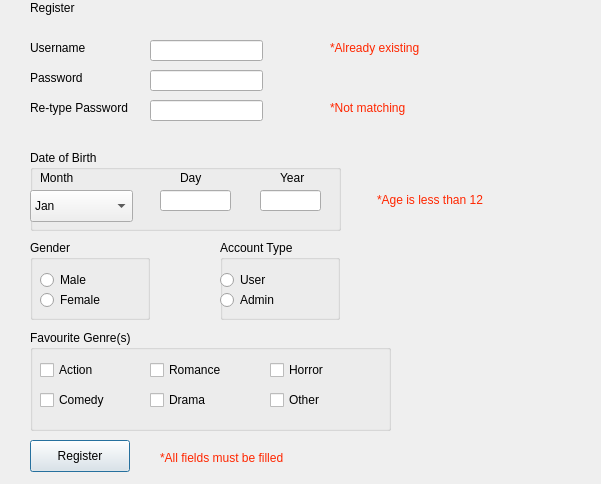
<?xml version="1.0" encoding="UTF-8"?>
<ui version="4.0">
 <class>Registerwindow</class>
 <widget class="QDialog" name="Registerwindow">
  <property name="geometry">
   <rect>
    <x>0</x>
    <y>0</y>
    <width>601</width>
    <height>484</height>
   </rect>
  </property>
  <property name="windowTitle">
   <string>Dialog</string>
  </property>
  <widget class="QLabel" name="label">
   <property name="geometry">
    <rect>
     <x>30</x>
     <y>40</y>
     <width>71</width>
     <height>16</height>
    </rect>
   </property>
   <property name="text">
    <string>Username</string>
   </property>
  </widget>
  <widget class="QLabel" name="label_2">
   <property name="geometry">
    <rect>
     <x>30</x>
     <y>70</y>
     <width>61</width>
     <height>16</height>
    </rect>
   </property>
   <property name="text">
    <string>Password</string>
   </property>
  </widget>
  <widget class="QLabel" name="label_3">
   <property name="geometry">
    <rect>
     <x>30</x>
     <y>100</y>
     <width>111</width>
     <height>16</height>
    </rect>
   </property>
   <property name="text">
    <string>Re-type Password</string>
   </property>
  </widget>
  <widget class="QLineEdit" name="username">
   <property name="geometry">
    <rect>
     <x>150</x>
     <y>40</y>
     <width>113</width>
     <height>21</height>
    </rect>
   </property>
  </widget>
  <widget class="QLineEdit" name="password">
   <property name="geometry">
    <rect>
     <x>150</x>
     <y>70</y>
     <width>113</width>
     <height>21</height>
    </rect>
   </property>
   <property name="echoMode">
    <enum>QLineEdit::Password</enum>
   </property>
  </widget>
  <widget class="QLineEdit" name="password2">
   <property name="geometry">
    <rect>
     <x>150</x>
     <y>100</y>
     <width>113</width>
     <height>21</height>
    </rect>
   </property>
   <property name="echoMode">
    <enum>QLineEdit::Password</enum>
   </property>
  </widget>
  <widget class="QLabel" name="usernameerror">
   <property name="geometry">
    <rect>
     <x>330</x>
     <y>40</y>
     <width>121</width>
     <height>16</height>
    </rect>
   </property>
   <property name="text">
    <string>&lt;html&gt;&lt;head/&gt;&lt;body&gt;&lt;p&gt;&lt;span style=&quot; color:#ff2600;&quot;&gt;*Already existing&lt;/span&gt;&lt;/p&gt;&lt;/body&gt;&lt;/html&gt;</string>
   </property>
  </widget>
  <widget class="QLabel" name="passworderror">
   <property name="geometry">
    <rect>
     <x>330</x>
     <y>100</y>
     <width>101</width>
     <height>16</height>
    </rect>
   </property>
   <property name="text">
    <string>&lt;html&gt;&lt;head/&gt;&lt;body&gt;&lt;p&gt;&lt;span style=&quot; color:#ff2600;&quot;&gt;*Not matching&lt;/span&gt;&lt;/p&gt;&lt;/body&gt;&lt;/html&gt;</string>
   </property>
  </widget>
  <widget class="QGroupBox" name="dob">
   <property name="geometry">
    <rect>
     <x>30</x>
     <y>150</y>
     <width>311</width>
     <height>81</height>
    </rect>
   </property>
   <property name="title">
    <string>Date of Birth</string>
   </property>
   <widget class="QLabel" name="label_5">
    <property name="geometry">
     <rect>
      <x>150</x>
      <y>20</y>
      <width>58</width>
      <height>16</height>
     </rect>
    </property>
    <property name="text">
     <string>Day</string>
    </property>
   </widget>
   <widget class="QLabel" name="label_6">
    <property name="geometry">
     <rect>
      <x>250</x>
      <y>20</y>
      <width>58</width>
      <height>16</height>
     </rect>
    </property>
    <property name="text">
     <string>Year</string>
    </property>
   </widget>
   <widget class="QLabel" name="label_4">
    <property name="geometry">
     <rect>
      <x>10</x>
      <y>20</y>
      <width>58</width>
      <height>16</height>
     </rect>
    </property>
    <property name="text">
     <string>Month</string>
    </property>
   </widget>
   <widget class="QComboBox" name="comboBox">
    <property name="geometry">
     <rect>
      <x>0</x>
      <y>40</y>
      <width>103</width>
      <height>32</height>
     </rect>
    </property>
    <item>
     <property name="text">
      <string>Jan</string>
     </property>
    </item>
    <item>
     <property name="text">
      <string>Feb</string>
     </property>
    </item>
    <item>
     <property name="text">
      <string>Mar</string>
     </property>
    </item>
    <item>
     <property name="text">
      <string>Apr</string>
     </property>
    </item>
    <item>
     <property name="text">
      <string>May</string>
     </property>
    </item>
    <item>
     <property name="text">
      <string>Jun</string>
     </property>
    </item>
    <item>
     <property name="text">
      <string>Jul</string>
     </property>
    </item>
    <item>
     <property name="text">
      <string>Aug</string>
     </property>
    </item>
    <item>
     <property name="text">
      <string>Sep</string>
     </property>
    </item>
    <item>
     <property name="text">
      <string>Oct</string>
     </property>
    </item>
    <item>
     <property name="text">
      <string>Nov</string>
     </property>
    </item>
    <item>
     <property name="text">
      <string>Dec</string>
     </property>
    </item>
   </widget>
   <widget class="QLineEdit" name="day">
    <property name="geometry">
     <rect>
      <x>130</x>
      <y>40</y>
      <width>71</width>
      <height>21</height>
     </rect>
    </property>
   </widget>
   <widget class="QLineEdit" name="year">
    <property name="geometry">
     <rect>
      <x>230</x>
      <y>40</y>
      <width>61</width>
      <height>21</height>
     </rect>
    </property>
   </widget>
  </widget>
  <widget class="QLabel" name="doberror">
   <property name="geometry">
    <rect>
     <x>377</x>
     <y>180</y>
     <width>151</width>
     <height>41</height>
    </rect>
   </property>
   <property name="text">
    <string>&lt;html&gt;&lt;head/&gt;&lt;body&gt;&lt;p&gt;&lt;span style=&quot; color:#ff2600;&quot;&gt;*Age is less than 12&lt;/span&gt;&lt;/p&gt;&lt;/body&gt;&lt;/html&gt;</string>
   </property>
  </widget>
  <widget class="QGroupBox" name="gender">
   <property name="geometry">
    <rect>
     <x>30</x>
     <y>240</y>
     <width>120</width>
     <height>80</height>
    </rect>
   </property>
   <property name="title">
    <string>Gender</string>
   </property>
   <widget class="QRadioButton" name="male">
    <property name="geometry">
     <rect>
      <x>10</x>
      <y>30</y>
      <width>99</width>
      <height>20</height>
     </rect>
    </property>
    <property name="text">
     <string>Male</string>
    </property>
   </widget>
   <widget class="QRadioButton" name="female">
    <property name="geometry">
     <rect>
      <x>10</x>
      <y>50</y>
      <width>99</width>
      <height>20</height>
     </rect>
    </property>
    <property name="text">
     <string>Female</string>
    </property>
   </widget>
  </widget>
  <widget class="QGroupBox" name="accounttype">
   <property name="geometry">
    <rect>
     <x>220</x>
     <y>240</y>
     <width>120</width>
     <height>80</height>
    </rect>
   </property>
   <property name="title">
    <string>Account Type</string>
   </property>
   <widget class="QRadioButton" name="user">
    <property name="geometry">
     <rect>
      <x>0</x>
      <y>30</y>
      <width>99</width>
      <height>20</height>
     </rect>
    </property>
    <property name="text">
     <string>User</string>
    </property>
   </widget>
   <widget class="QRadioButton" name="admin">
    <property name="geometry">
     <rect>
      <x>0</x>
      <y>50</y>
      <width>99</width>
      <height>20</height>
     </rect>
    </property>
    <property name="text">
     <string>Admin</string>
    </property>
   </widget>
  </widget>
  <widget class="QGroupBox" name="genre">
   <property name="geometry">
    <rect>
     <x>30</x>
     <y>330</y>
     <width>361</width>
     <height>101</height>
    </rect>
   </property>
   <property name="title">
    <string>Favourite Genre(s)</string>
   </property>
   <widget class="QCheckBox" name="checkBox">
    <property name="geometry">
     <rect>
      <x>10</x>
      <y>30</y>
      <width>85</width>
      <height>20</height>
     </rect>
    </property>
    <property name="text">
     <string>Action</string>
    </property>
   </widget>
   <widget class="QCheckBox" name="checkBox_2">
    <property name="geometry">
     <rect>
      <x>10</x>
      <y>60</y>
      <width>85</width>
      <height>20</height>
     </rect>
    </property>
    <property name="text">
     <string>Comedy</string>
    </property>
   </widget>
   <widget class="QCheckBox" name="checkBox_3">
    <property name="geometry">
     <rect>
      <x>120</x>
      <y>30</y>
      <width>85</width>
      <height>20</height>
     </rect>
    </property>
    <property name="text">
     <string>Romance</string>
    </property>
   </widget>
   <widget class="QCheckBox" name="checkBox_4">
    <property name="geometry">
     <rect>
      <x>120</x>
      <y>60</y>
      <width>85</width>
      <height>20</height>
     </rect>
    </property>
    <property name="text">
     <string>Drama</string>
    </property>
   </widget>
   <widget class="QCheckBox" name="checkBox_5">
    <property name="geometry">
     <rect>
      <x>240</x>
      <y>30</y>
      <width>85</width>
      <height>20</height>
     </rect>
    </property>
    <property name="text">
     <string>Horror</string>
    </property>
   </widget>
   <widget class="QCheckBox" name="checkBox_6">
    <property name="geometry">
     <rect>
      <x>240</x>
      <y>60</y>
      <width>85</width>
      <height>20</height>
     </rect>
    </property>
    <property name="text">
     <string>Other</string>
    </property>
   </widget>
  </widget>
  <widget class="QPushButton" name="pushButton">
   <property name="geometry">
    <rect>
     <x>30</x>
     <y>440</y>
     <width>100</width>
     <height>32</height>
    </rect>
   </property>
   <property name="text">
    <string>Register</string>
   </property>
  </widget>
  <widget class="QLabel" name="registrationerror">
   <property name="geometry">
    <rect>
     <x>160</x>
     <y>450</y>
     <width>231</width>
     <height>16</height>
    </rect>
   </property>
   <property name="text">
    <string>&lt;html&gt;&lt;head/&gt;&lt;body&gt;&lt;p&gt;&lt;span style=&quot; color:#ff2600;&quot;&gt;*All fields must be filled&lt;/span&gt;&lt;/p&gt;&lt;/body&gt;&lt;/html&gt;</string>
   </property>
  </widget>
  <widget class="QLabel" name="label_7">
   <property name="geometry">
    <rect>
     <x>30</x>
     <y>0</y>
     <width>71</width>
     <height>16</height>
    </rect>
   </property>
   <property name="text">
    <string>Register</string>
   </property>
  </widget>
 </widget>
 <resources/>
 <connections/>
</ui>
